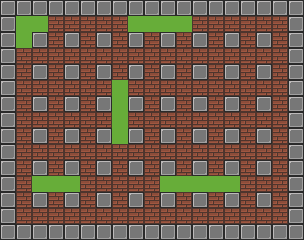

Rendered tile map (Tiled .tmx) drawn with the repository's tilesets; below, a short description and the map source with its tile grids summarised:
An orthogonal 19x15 tile map with 16x16 px tiles, 2 tile layers (Bacgorund Layer, Graphics Layer) and 206 objects.

<map version="1.2" tiledversion="1.3.1" orientation="orthogonal" renderorder="right-down" compressionlevel="-1" width="19" height="15" tilewidth="16" tileheight="16" infinite="0" nextlayerid="5" nextobjectid="219">
 <tileset firstgid="1" source="MapTileset.tsx" />
 <layer id="1" name="Bacgorund Layer" width="19" height="15">
  <data>[285 cells, 285 non-empty, 1 distinct tile ids]</data>
 </layer>
 <layer id="2" name="Graphics Layer" width="19" height="15">
  <data>[285 cells, 266 non-empty, 2 distinct tile ids]</data>
 </layer>
 <objectgroup color="#ff0000" id="3" name="solid">
  <object id="2" x="0" y="0" width="16" height="240" />
  <object id="3" x="0" y="224" width="304" height="16" />
  <object id="5" x="288" y="0" width="16" height="240" />
  <object id="6" x="0" y="0" width="304" height="16" />
  <object id="7" x="32" y="32" width="16" height="16" />
  <object id="8" x="32" y="64" width="16" height="16" />
  <object id="9" x="32" y="96" width="16" height="16" />
  <object id="10" x="32" y="128" width="16" height="16" />
  <object id="11" x="32" y="160" width="16" height="16" />
  <object id="12" x="32" y="192" width="16" height="16" />
  <object id="13" x="64" y="192" width="16" height="16" />
  <object id="14" x="64" y="160" width="16" height="16" />
  <object id="15" x="64" y="128" width="16" height="16" />
  <object id="16" x="64" y="96" width="16" height="16" />
  <object id="17" x="64" y="64" width="16" height="16" />
  <object id="18" x="64" y="32" width="16" height="16" />
  <object id="19" x="96" y="32" width="16" height="16" />
  <object id="20" x="96" y="64" width="16" height="16" />
  <object id="21" x="96" y="96" width="16" height="16" />
  <object id="22" x="96" y="128" width="16" height="16" />
  <object id="23" x="96" y="160" width="16" height="16" />
  <object id="24" x="96" y="192" width="16" height="16" />
  <object id="25" x="128" y="192" width="16" height="16" />
  <object id="26" x="128" y="160" width="16" height="16" />
  <object id="27" x="128" y="128" width="16" height="16" />
  <object id="28" x="128" y="96" width="16" height="16" />
  <object id="29" x="128" y="64" width="16" height="16" />
  <object id="30" x="128" y="32" width="16" height="16" />
  <object id="31" x="160" y="32" width="16" height="16" />
  <object id="32" x="160" y="64" width="16" height="16" />
  <object id="33" x="160" y="96" width="16" height="16" />
  <object id="34" x="160" y="128" width="16" height="16" />
  <object id="35" x="160" y="160" width="16" height="16" />
  <object id="36" x="160" y="192" width="16" height="16" />
  <object id="37" x="192" y="192" width="16" height="16" />
  <object id="38" x="192" y="160" width="16" height="16" />
  <object id="39" x="192" y="128" width="16" height="16" />
  <object id="40" x="192" y="96" width="16" height="16" />
  <object id="41" x="192" y="64" width="16" height="16" />
  <object id="42" x="192" y="32" width="16" height="16" />
  <object id="43" x="224" y="32" width="16" height="16" />
  <object id="44" x="256" y="32" width="16" height="16" />
  <object id="45" x="224" y="64" width="16" height="16" />
  <object id="46" x="224" y="96" width="16" height="16" />
  <object id="47" x="224" y="128" width="16" height="16" />
  <object id="48" x="224" y="160" width="16" height="16" />
  <object id="49" x="224" y="192" width="16" height="16" />
  <object id="50" x="256" y="192" width="16" height="16" />
  <object id="51" x="256" y="160" width="16" height="16" />
  <object id="52" x="256" y="128" width="16" height="16" />
  <object id="53" x="256" y="96" width="16" height="16" />
  <object id="54" x="256" y="64" width="16" height="16" />
 </objectgroup>
 <objectgroup color="#ffff00" id="4" name="Brick">
  <object id="55" x="16" y="48" width="16" height="16" />
  <object id="56" x="16" y="64" width="16" height="16" />
  <object id="57" x="16" y="80" width="16" height="16" />
  <object id="58" x="16" y="96" width="16" height="16" />
  <object id="59" x="16" y="112" width="16" height="16" />
  <object id="60" x="16" y="128" width="16" height="16" />
  <object id="61" x="16" y="144" width="16" height="16" />
  <object id="63" x="16" y="160" width="16" height="16" />
  <object id="64" x="16" y="176" width="16" height="16" />
  <object id="65" x="16" y="192" width="16" height="16" />
  <object id="66" x="16" y="208" width="16" height="16" />
  <object id="67" x="32" y="208" width="16" height="16" />
  <object id="68" x="48" y="208" width="16" height="16" />
  <object id="69" x="48" y="192" width="16" height="16" />
  <object id="70" x="48" y="160" width="16" height="16" />
  <object id="71" x="32" y="144" width="16" height="16" />
  <object id="72" x="48" y="144" width="16" height="16" />
  <object id="73" x="64" y="144" width="16" height="16" />
  <object id="74" x="48" y="128" width="16" height="16" />
  <object id="75" x="32" y="112" width="16" height="16" />
  <object id="76" x="48" y="112" width="16" height="16" />
  <object id="77" x="64" y="112" width="16" height="16" />
  <object id="78" x="48" y="96" width="16" height="16" />
  <object id="79" x="32" y="80" width="16" height="16" />
  <object id="80" x="48" y="80" width="16" height="16" />
  <object id="81" x="64" y="80" width="16" height="16" />
  <object id="82" x="48" y="64" width="16" height="16" />
  <object id="83" x="32" y="48" width="16" height="16" />
  <object id="84" x="48" y="48" width="16" height="16" />
  <object id="85" x="64" y="48" width="16" height="16" />
  <object id="86" x="48" y="32" width="16" height="16" />
  <object id="87" x="48" y="16" width="16" height="16" />
  <object id="88" x="64" y="16" width="16" height="16" />
  <object id="89" x="80" y="16" width="16" height="16" />
  <object id="90" x="96" y="16" width="16" height="16" />
  <object id="92" x="112" y="16" width="16" height="16" />
  <object id="93" x="112" y="32" width="16" height="16" />
  <object id="94" x="112" y="48" width="16" height="16" />
  <object id="95" x="112" y="64" width="16" height="16" />
  <object id="96" x="96" y="48" width="16" height="16" />
  <object id="97" x="80" y="32" width="16" height="16" />
  <object id="98" x="80" y="48" width="16" height="16" />
  <object id="99" x="80" y="64" width="16" height="16" />
  <object id="100" x="80" y="80" width="16" height="16" />
  <object id="101" x="80" y="96" width="16" height="16" />
  <object id="102" x="80" y="112" width="16" height="16" />
  <object id="103" x="80" y="128" width="16" height="16" />
  <object id="104" x="80" y="144" width="16" height="16" />
  <object id="105" x="80" y="160" width="16" height="16" />
  <object id="107" x="80" y="176" width="16" height="16" />
  <object id="108" x="80" y="192" width="16" height="16" />
  <object id="109" x="64" y="208" width="16" height="16" />
  <object id="110" x="80" y="208" width="16" height="16" />
  <object id="111" x="96" y="208" width="16" height="16" />
  <object id="112" x="112" y="208" width="16" height="16" />
  <object id="113" x="112" y="192" width="16" height="16" />
  <object id="114" x="96" y="176" width="16" height="16" />
  <object id="115" x="112" y="176" width="16" height="16" />
  <object id="116" x="128" y="176" width="16" height="16" />
  <object id="117" x="112" y="160" width="16" height="16" />
  <object id="118" x="96" y="144" width="16" height="16" />
  <object id="119" x="112" y="144" width="16" height="16" />
  <object id="120" x="128" y="144" width="16" height="16" />
  <object id="121" x="96" y="112" width="16" height="16" />
  <object id="122" x="96" y="80" width="16" height="16" />
  <object id="123" x="128" y="48" width="16" height="16" />
  <object id="124" x="128" y="80" width="16" height="16" />
  <object id="125" x="128" y="112" width="16" height="16" />
  <object id="128" x="128" y="208" width="16" height="16" />
  </objectgroup>
</map>
<!-- 85 of 206 objects omitted -->